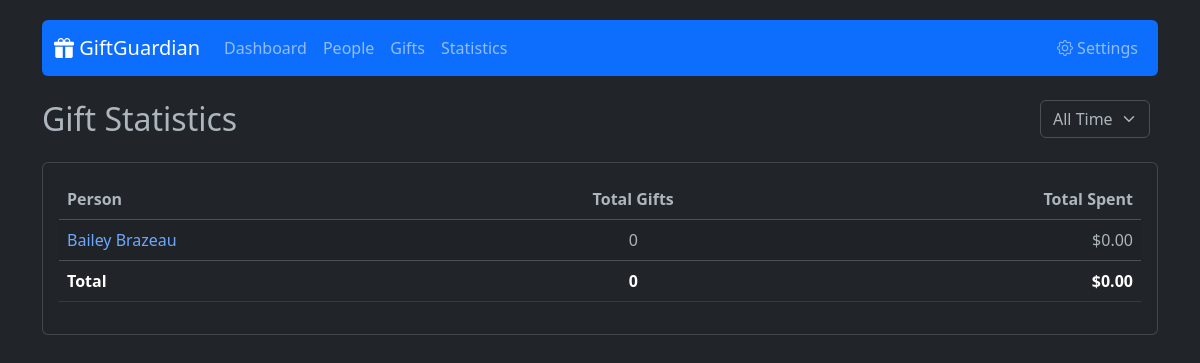
/stats, run on an earlier commit of the app's database.
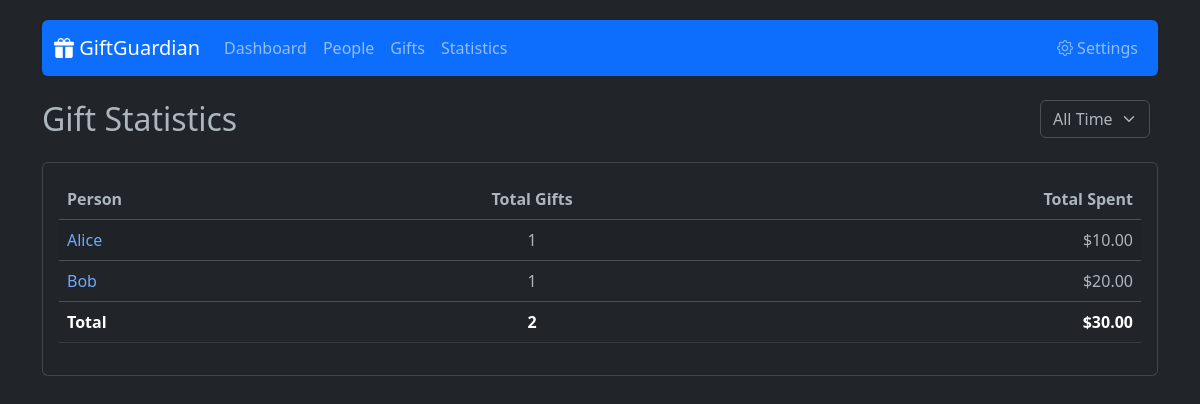
And on a later commit of the database.
### app/models.py (models this page shows)
class Person(db.Model):
    id = db.Column(db.Integer, primary_key=True)
    name = db.Column(db.String(100), nullable=False)
    relation_id = db.Column(db.Integer, db.ForeignKey('relation.id'), nullable=True)
    birthday_month = db.Column(db.Integer, nullable=False)
    birthday_day = db.Column(db.Integer, nullable=False)
    birthday_year = db.Column(db.Integer, nullable=True)
    gifts = db.relationship('Gift', backref='person', lazy=True)
    occasions = db.relationship('PersonOccasion', backref='person', lazy=True, cascade="all, delete-orphan")

### app/routes.py (the view)
@main.route('/stats')
def stats():
    from sqlalchemy import func
    year = request.args.get('year')
    current_year = datetime.date.today().year
    query = db.session.query(
        Person.name,
        Person.id,
        func.count(Gift.id).label('total_gifts'),
        func.coalesce(func.sum(Gift.price), 0.0).label('total_spent')
    ).outerjoin(Gift, Person.id == Gift.person_id)
    if year:
        try:
            year_val = int(year)
            query = query.filter(Gift.year == year_val)
        except ValueError:
            pass
    query = query.group_by(Person.id)
    stats_data = query.all()
    available_years = db.session.query(Gift.year).distinct().filter(Gift.year.isnot(None)).order_by(Gift.year.desc()).all()
    available_years = [y[0] for y in available_years]
    if not available_years and current_year not in available_years:
        available_years.append(current_year)
    return render_template('stats.html', stats=stats_data, available_years=available_years, selected_year=year)

### app/templates/stats.html (shortened to what this page needs)
{% extends 'base.html' %}
{% block content %}
<div class="row mb-3">
    <div class="col-md-6">
        <h2>Gift Statistics</h2>
    </div>
    <div class="col-md-6 text-end">
        <form method="GET" action="{{ url_for('main.stats') }}" class="d-inline-flex">
            <select name="year" class="form-select me-2" onchange="this.form.submit()">
                <option value="">All Time</option>
            </select>
        </form>
    </div>
</div>
<div class="card">
    <div class="card-body">
        <div class="table-responsive">
            <table class="table table-striped table-hover">
                <thead>
                    <tr>
                        <th>Person</th>
                        <th class="text-center">Total Gifts</th>
                        <th class="text-end">Total Spent</th>
                    </tr>
                </thead>
                <tbody>
                    {% for row in stats %}
                    <tr>
                        <td>
                            <a href="{{ url_for('main.person_profile', id=row.id) }}" class="text-decoration-none">
                                {{ row.name }}
                            </a>
                        </td>
                        <td class="text-center">{{ row.total_gifts }}</td>
                        <td class="text-end">${{ "%.2f"|format(row.total_spent if row.total_spent else 0) }}</td>
                    </tr>
                    {% else %}
                    <tr>
                        <td colspan="3" class="text-center text-muted">No data available for this selection.</td>
                    </tr>
                    {% endfor %}
                </tbody>
                <tfoot>
                    <tr class="table-dark">
                        <td><strong>Total</strong></td>
                        <td class="text-center"><strong>{{ stats|sum(attribute='total_gifts') }}</strong></td>
                        <td class="text-end"><strong>${{ "%.2f"|format(stats|sum(attribute='total_spent') if stats else 0) }}</strong></td>
                    </tr>
                </tfoot>
            </table>
        </div>
    </div>
</div>
{% endblock %}

What changed in the data, as far as the page shows it:
changed Person: name "Bailey Brazeau" → "Alice"; total_gifts "0" → "1"; total_spent "0.00" → "10.00"
added Person: name "Bob", total_gifts "1", total_spent "20.00"
Also different on the page:
{{ stats|sum(attribute='total_gifts') }}: "0" → "2"
{{ "%.2f"|format(stats|sum(attribute='total_spent') if stats else 0) }}: "0.00" → "30.00"
